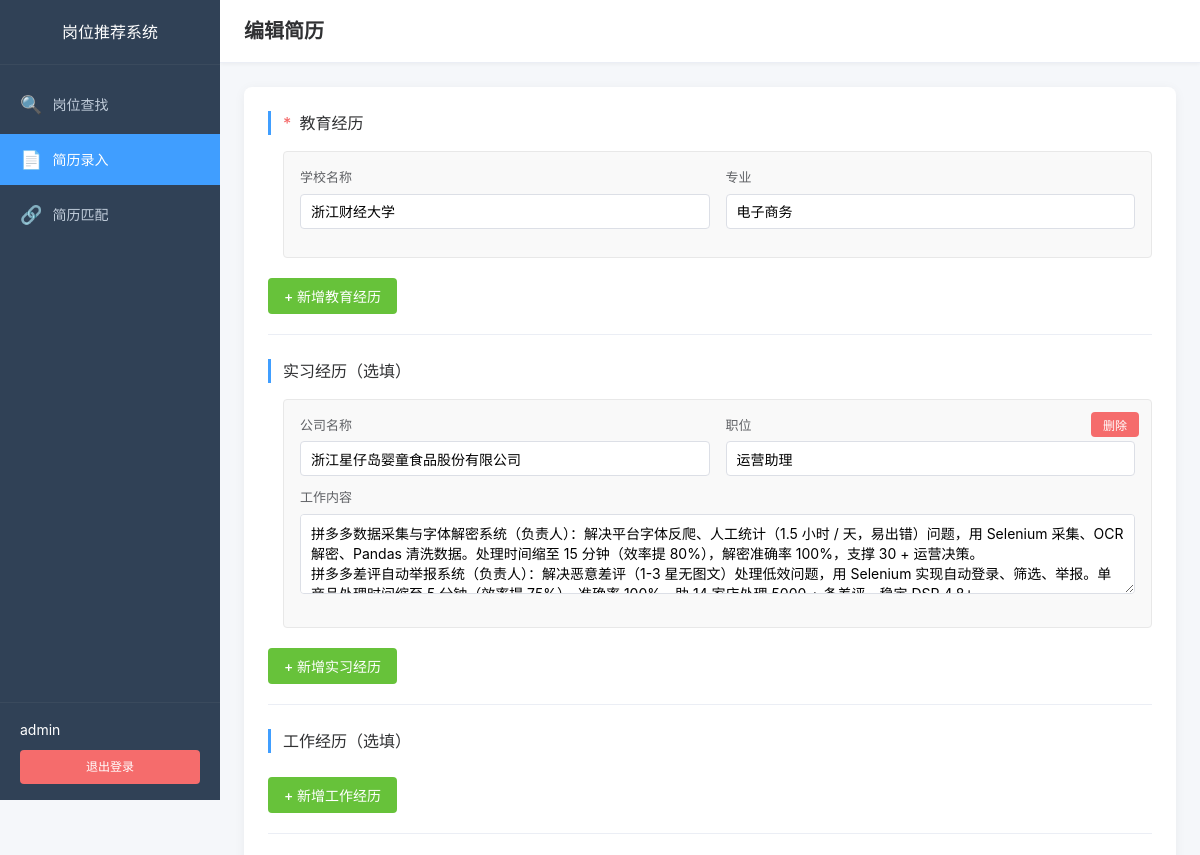
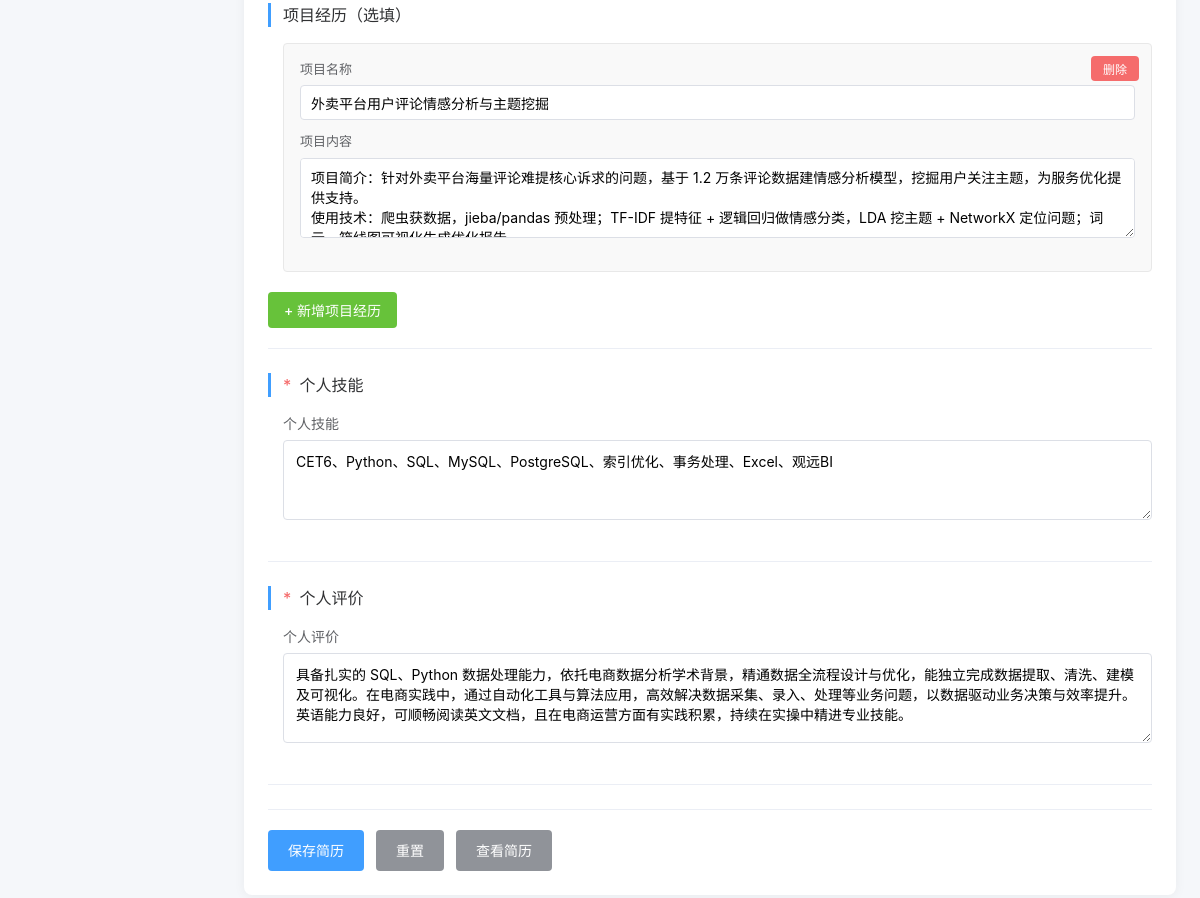
Page /resume/input (signed in) on the committed database (2 pictures, top to bottom).
### app/models/user.py (models this page shows, shortened)
class User(UserMixin, db.Model):
    __tablename__ = 'users'
    id = db.Column(db.Integer, primary_key=True)
    username = db.Column(db.String(80), unique=True, nullable=False, index=True)
    email = db.Column(db.String(120), unique=True, nullable=False, index=True)
    password_hash = db.Column(db.String(255), nullable=False)
    nickname = db.Column(db.String(80))
    is_active = db.Column(db.Boolean, default=True)
    created_at = db.Column(db.DateTime, default=datetime.utcnow)
    updated_at = db.Column(db.DateTime, default=datetime.utcnow, onupdate=datetime.utcnow)

### app/models/resume.py (models this page shows, shortened)
class Resume(db.Model):
    __tablename__ = 'resumes'
    id = db.Column(db.Integer, primary_key=True)
    user_id = db.Column(db.Integer, db.ForeignKey('users.id'), unique=True, nullable=False)
    education_school = db.Column(db.Text, nullable=True)
    education_major = db.Column(db.Text, nullable=True)
    internship_company = db.Column(db.Text, nullable=True)
    internship_position = db.Column(db.Text, nullable=True)
    internship_content = db.Column(db.Text, nullable=True)
    work_company = db.Column(db.Text, nullable=True)
    work_position = db.Column(db.Text, nullable=True)
    work_content = db.Column(db.Text, nullable=True)
    project_name = db.Column(db.Text, nullable=True)
    project_content = db.Column(db.Text, nullable=True)
    skills = db.Column(db.Text, nullable=False)
    self_evaluation = db.Column(db.Text, nullable=False)
    created_at = db.Column(db.DateTime, default=datetime.utcnow)
    updated_at = db.Column(db.DateTime, default=datetime.utcnow, onupdate=datetime.utcnow)
    user = db.relationship('User', backref=db.backref('resume', uselist=False, lazy=True))

### app/routes/resume.py (the view, shortened to what this page needs)
@resume.route('/input', methods=['GET', 'POST'])
@login_required
def input_resume():
    existing_resume = Resume.query.filter_by(user_id=current_user.id).first()
    resume_data = prepare_resume_data(existing_resume)
    return render_template('resume/resume_input.html', resume=existing_resume, resume_data=resume_data)

### app/models/user.py (called while the page is built)
@login_manager.user_loader
def load_user(user_id: str):
    return User.query.get(int(user_id))

### app/routes/resume.py (called while the page is built)
def get_list_data(json_str):
    if not json_str:
        return []
    try:
        return json.loads(json_str)
    except:
        return []

def prepare_resume_data(resume):
    if not resume:
        return {}
    education_list = get_list_data(resume.education_school)
    internship_list = get_list_data(resume.internship_company)
    work_list = get_list_data(resume.work_company)
    project_list = get_list_data(resume.project_name)
    return {
        'education': education_list if education_list else [{'school': '', 'major': ''}],
        'internship': internship_list,
        'work': work_list,
        'project': project_list
    }

### app/templates/resume/resume_input.html (shortened to what this page needs)
{% extends "base.html" %}
{% block extra_css %}
<link rel="stylesheet" href="{{ url_for('static', filename='css/dashboard.css') }}">
<link rel="stylesheet" href="{{ url_for('static', filename='css/resume.css') }}">
{% endblock %}
{% block content %}
<div class="app-container">
    <aside class="sidebar">
        <div class="sidebar-header">
            <h2>岗位推荐系统</h2>
        </div>
        <nav class="sidebar-nav">
            <ul class="nav-menu">
                <li class="nav-item">
                    <a href="{{ url_for('dashboard.index') }}" class="nav-link">
                        <span class="nav-icon">&#128269;</span>
                        <span class="nav-text">岗位查找</span>
                    </a>
                </li>
                <li class="nav-item active">
                    <a href="{{ url_for('resume.input_resume') }}" class="nav-link">
                        <span class="nav-icon">&#128196;</span>
                        <span class="nav-text">简历录入</span>
                    </a>
                </li>
                <li class="nav-item">
                    <a href="{{ url_for('match.index') }}" class="nav-link">
                        <span class="nav-icon">&#128279;</span>
                        <span class="nav-text">简历匹配</span>
                    </a>
                </li>
            </ul>
        </nav>
        <div class="sidebar-footer">
            <div class="user-info">
                <span class="user-name">{{ current_user.nickname or current_user.username }}</span>
            </div>
            <a href="{{ url_for('auth.logout') }}" class="logout-btn">退出登录</a>
        </div>
    </aside>
    <main class="main-content">
        <header class="main-header">
            <h1>{% if resume %}编辑简历{% else %}简历录入{% endif %}</h1>
        </header>
        <div class="content-wrapper">
            <div class="resume-form-container">
                <form method="POST" action="{{ url_for('resume.input_resume') }}" class="resume-form" id="resumeForm">
                    <div class="form-section" data-section="education">
                        <h3 class="section-title">
                            <span class="required-mark">*</span> 教育经历
                        </h3>
                        <div class="section-content" id="education-container">
                        </div>
                        <button type="button" class="btn btn-add" onclick="addItem('education')">+ 新增教育经历</button>
                    </div>
                    <div class="form-section" data-section="internship">
                        <h3 class="section-title">实习经历（选填）</h3>
                        <div class="section-content" id="internship-container">
                        </div>
                        <button type="button" class="btn btn-add" onclick="addItem('internship')">+ 新增实习经历</button>
                    </div>
                    <div class="form-section" data-section="work">
                        <h3 class="section-title">工作经历（选填）</h3>
                        <button type="button" class="btn btn-add" onclick="addItem('work')">+ 新增工作经历</button>
                    </div>
                    <div class="form-section" data-section="project">
                        <h3 class="section-title">项目经历（选填）</h3>
                        <div class="section-content" id="project-container">
                        </div>
                        <button type="button" class="btn btn-add" onclick="addItem('project')">+ 新增项目经历</button>
                    </div>
                    <div class="form-section">
                        <h3 class="section-title">
                            <span class="required-mark">*</span> 个人技能
                        </h3>
                        <div class="section-content">
                            <div class="form-group full-width">
                                <label for="skills">个人技能</label>
                                <textarea name="skills" id="skills" class="form-control" rows="3" maxlength="500" placeholder="请输入个人技能，多项技能可用逗号或顿号分隔">{{ resume.skills if resume else '' }}</textarea>
                            </div>
                        </div>
                    </div>
                    <div class="form-section">
                        <h3 class="section-title">
                            <span class="required-mark">*</span> 个人评价
                        </h3>
                        <div class="section-content">
                            <div class="form-group full-width">
                                <label for="self_evaluation">个人评价</label>
                                <textarea name="self_evaluation" id="self_evaluation" class="form-control" rows="4" maxlength="500" placeholder="请输入个人评价">{{ resume.self_evaluation if resume else '' }}</textarea>
                            </div>
                        </div>
                    </div>
                    <div class="form-actions">
                        <button type="submit" class="btn btn-primary" id="submitBtn">保存简历</button>
                        <button type="button" class="btn btn-secondary" id="resetBtn">重置</button>
                        {% if resume %}
                        <a href="{{ url_for('resume.detail_resume') }}" class="btn btn-info">查看简历</a>
                        {% endif %}
                    </div>
                </form>
            </div>
        </div>
    </main>
</div>
{% endblock %}

### app/static/css/base.css (style rules this page uses)
* { margin: 0; padding: 0; box-sizing: border-box; }
html, body { height: 100%; font-family: -apple-system, BlinkMacSystemFont, 'Segoe UI', 'PingFang SC', 'Hiragino Sans GB', 'Microsoft YaHei', sans-serif; font-size: 14px; line-height: 1.5; color: #333; background-color: #f5f7fa; }
a { color: #409eff; text-decoration: none; }
button { cursor: pointer; border: none; outline: none; font-family: inherit; }
input, select, textarea { font-family: inherit; font-size: inherit; outline: none; }
.btn { display: inline-block; padding: 10px 20px; font-size: 14px; font-weight: 500; border-radius: 4px; transition: all 0.3s ease; }
.btn-primary { background-color: #409eff; color: #fff; }
.btn-secondary { background-color: #909399; color: #fff; }
.form-group { margin-bottom: 16px; }
.form-group label { display: block; margin-bottom: 6px; font-weight: 500; color: #606266; }
.form-group input, .form-group select, .form-group textarea { width: 100%; padding: 10px 12px; border: 1px solid #dcdfe6; border-radius: 4px; transition: border-color 0.3s ease; }
.form-actions { display: flex; gap: 12px; margin-top: 20px; }

### app/static/css/dashboard.css (style rules this page uses)
.app-container { display: flex; min-height: 100vh; }
.sidebar { width: 220px; background: #304156; color: #bfcbd9; display: flex; flex-direction: column; position: fixed; height: 100vh; left: 0; top: 0; z-index: 100; }
.sidebar-header { padding: 20px; text-align: center; border-bottom: 1px solid #3a4a5d; }
.sidebar-header h2 { font-size: 16px; color: #fff; font-weight: 500; }
.sidebar-nav { flex: 1; padding: 10px 0; overflow-y: auto; }
.nav-menu { list-style: none; }
.nav-item { margin: 4px 0; }
.nav-link { display: flex; align-items: center; padding: 12px 20px; color: #bfcbd9; transition: all 0.3s ease; }
.nav-item.active .nav-link { background: #409eff; color: #fff; }
.nav-icon { font-size: 18px; margin-right: 10px; }
.nav-text { font-size: 14px; }
.sidebar-footer { padding: 16px 20px; border-top: 1px solid #3a4a5d; }
.user-info { margin-bottom: 10px; }
.user-name { font-size: 14px; color: #fff; }
.logout-btn { display: block; padding: 8px 16px; background: #f56c6c; color: #fff; border-radius: 4px; text-align: center; font-size: 12px; transition: background 0.3s ease; }
.main-content { flex: 1; margin-left: 220px; background: #f5f7fa; }
.main-header { background: #fff; padding: 16px 24px; border-bottom: 1px solid #ebeef5; box-shadow: 0 1px 4px rgba(0, 0, 0, 0.05); }
.main-header h1 { font-size: 20px; color: #303133; }
.content-wrapper { padding: 24px; }

### app/static/css/resume.css (style rules this page uses)
.resume-form-container { background: #fff; border-radius: 8px; box-shadow: 0 2px 12px rgba(0, 0, 0, 0.05); padding: 24px; }
.resume-form .form-section { margin-bottom: 24px; padding-bottom: 20px; border-bottom: 1px solid #ebeef5; }
.section-title { font-size: 16px; font-weight: 500; color: #303133; margin-bottom: 16px; padding-left: 12px; border-left: 3px solid #409eff; }
.required-mark { color: #f56c6c; margin-right: 4px; }
.section-content { padding-left: 15px; }
.resume-form .form-group.full-width { width: 100%; }
.resume-form .form-group input, .resume-form .form-group textarea { width: 100%; padding: 10px 12px; border: 1px solid #dcdfe6; border-radius: 4px; transition: border-color 0.3s ease, box-shadow 0.3s ease; font-size: 14px; }
.resume-form .form-group textarea { resize: vertical; min-height: 80px; }
.resume-form .form-actions { margin-top: 24px; padding-top: 20px; border-top: 1px solid #ebeef5; display: flex; gap: 12px; flex-wrap: wrap; }
.btn-info { background-color: #909399; color: #fff; }
.btn-add { display: inline-block; padding: 8px 16px; background: #67c23a; color: #fff; border: none; border-radius: 4px; cursor: pointer; font-size: 14px; margin-top: 8px; }

### rows in the picture
User: nickname "admin"
Resume: skills "CET6、Python、SQL、MySQL、PostgreSQL、索引优化、事务处理、Excel、观远BI", self_evaluation "具备扎实的 SQL、Python 数据处理能力，依托电商数据分析学术背景，精通数据全流程设计与优化，能独立完成数据提取、清洗、建模及可视化。在电商实践中，通过自动化工具与算法应用，高效解决数据采集、录入、处理等业务问题，以数据驱动业务决策与效率提升。英语能力良好，可顺畅阅读英文文档，且在电商运营方面有实践积累，持续在实操中精进专业技能。"
